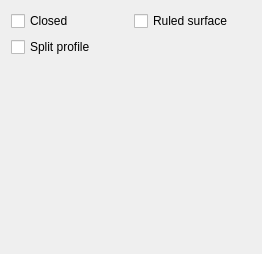
<?xml version="1.0" encoding="UTF-8"?>
<ui version="4.0">
 <class>PartDesignGui::TaskLoftParameters</class>
 <widget class="QWidget" name="PartDesignGui::TaskLoftParameters">
  <property name="geometry">
   <rect>
    <x>0</x>
    <y>0</y>
    <width>262</width>
    <height>254</height>
   </rect>
  </property>
  <property name="windowTitle">
   <string notr="true">Form</string>
  </property>
  <layout class="QVBoxLayout" name="verticalLayout_3">
   <item>
    <layout class="QHBoxLayout" name="horizontalLayout">
     <item>
      <widget class="QCheckBox" name="checkBoxClosed">
       <property name="text">
        <string>Closed</string>
       </property>
      </widget>
     </item>
     <item>
      <widget class="QCheckBox" name="checkBoxRuled">
       <property name="text">
        <string>Ruled surface</string>
       </property>
      </widget>
     </item>
    </layout>
   </item>
   <item>
    <widget class="QCheckBox" name="checkBoxSplitProfile">
     <property name="text">
      <string>Split profile</string>
     </property>
    </widget>
   </item>
   <item>
    <spacer name="verticalSpacer">
     <property name="orientation">
      <enum>Qt::Vertical</enum>
     </property>
     <property name="sizeHint" stdset="0">
      <size>
       <width>20</width>
       <height>40</height>
      </size>
     </property>
    </spacer>
   </item>
  </layout>
 </widget>
 <resources/>
 <connections/>
</ui>
